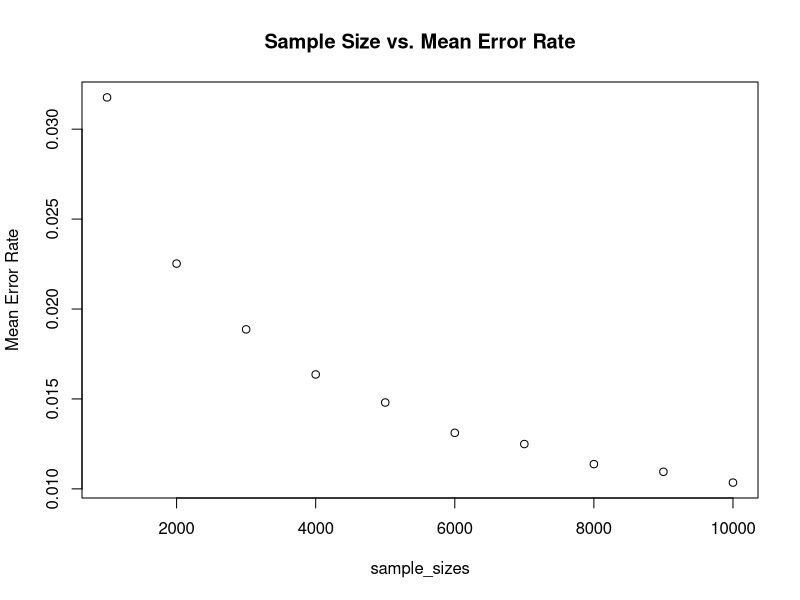
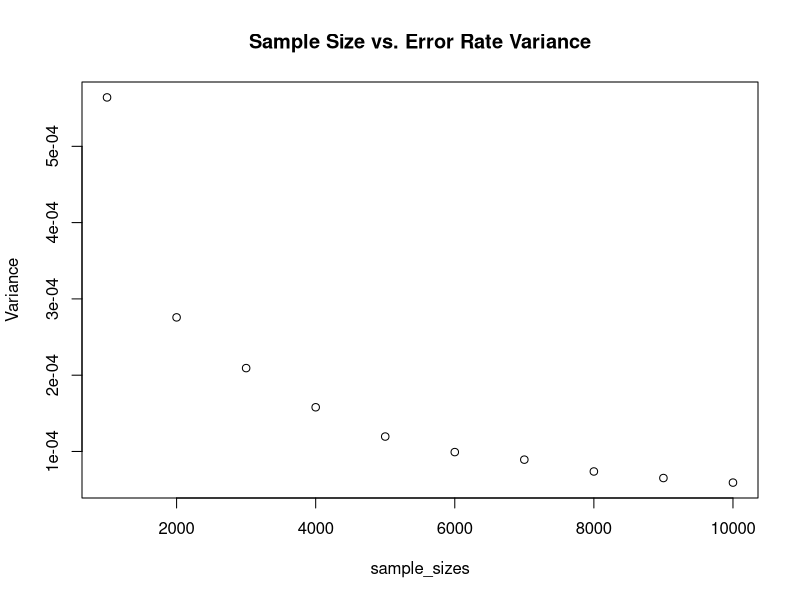
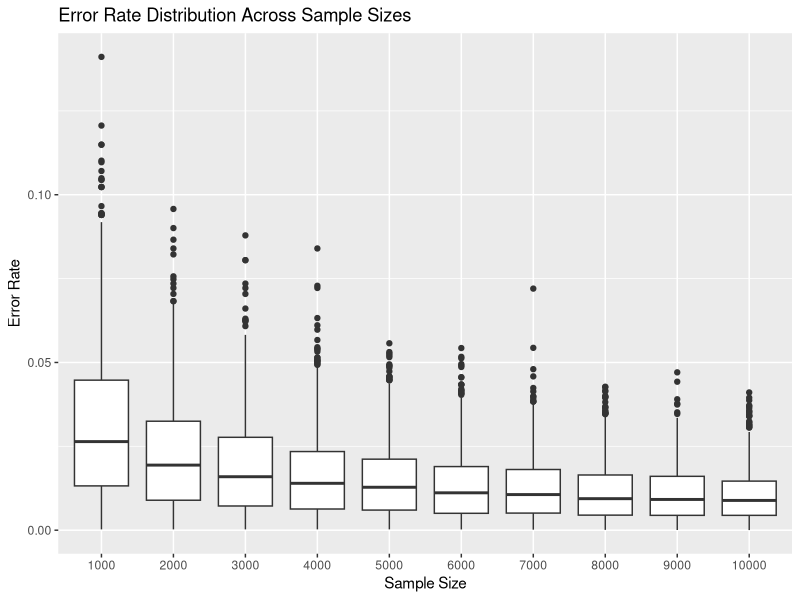
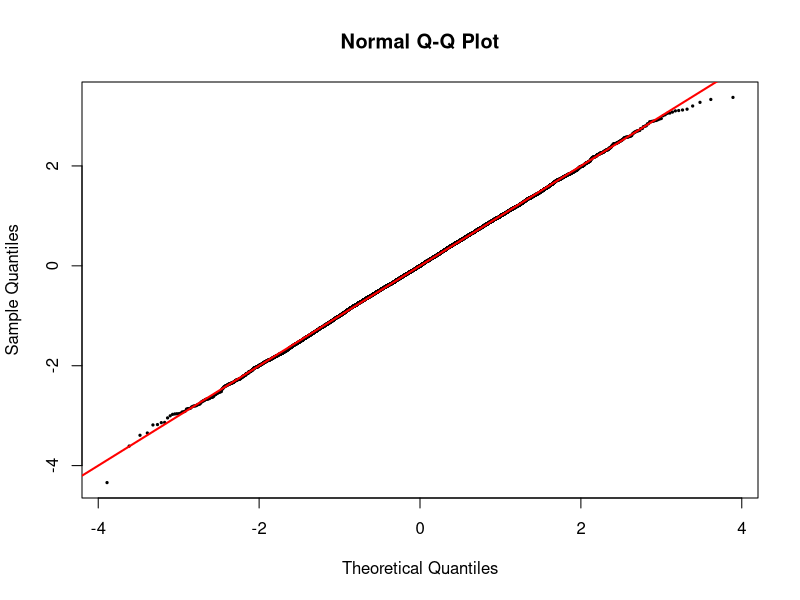
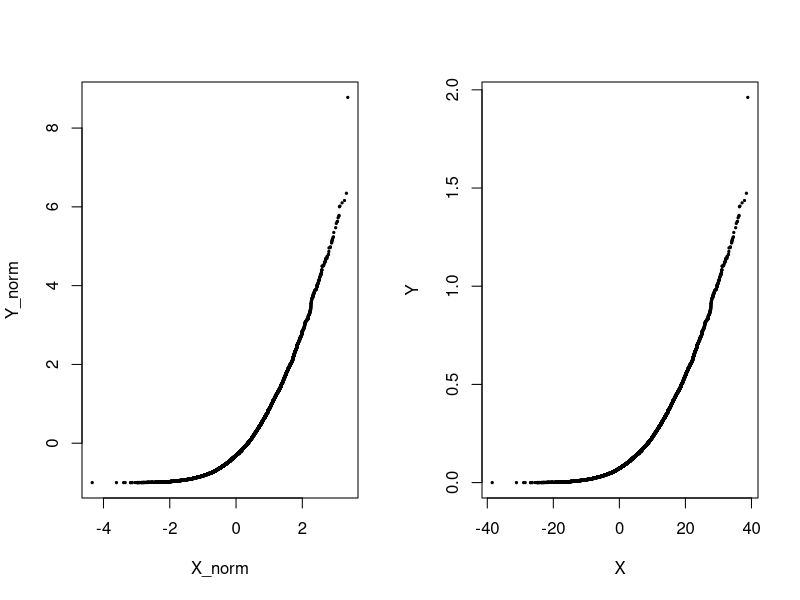

Source code (R) for these figures, in order:
library(tidyverse)
# Shiwen's email: shiweny@bu.edu
# Shiwen's office: CDS 310
# Potential office hour: Thursday morning


# defining a function in R
normalize <- function(x) {
  result = (x - mean(x))/sd(x)
  return(result)
}


# regarding distributions in R, functions are in groups of 4
# format: (d, p, q, r) + distr.
# d gives the density function, i.e. the p.d.f./p.m.f.
# p gives the distribution function, i.e. the c.d.f. P(X < q)
# q gives the inverse of the distribution function, i.e.
#   for a given probability, p, what's the value of q such that P(X < q) = p
# r generates samples of the distribution

# generate some normal random variables
sample_size = 10000
mu = 5
sigma = 10
X <- rnorm(sample_size, mu, sigma) 

# let's use Monte-Carlo to approximate the c.d.f.
q = 2

# first we compute P(X < q) directly
direct_computation_cdf <- pnorm(q, mean = mu, sd = sigma)


# using Monte-Carlo, P(X < q) can be approximated by the proportion of samples less than q
# NOTE: in R, TRUE/FALSE behaves almost identically as 1/0
monte_carlo_cdf <- function(samp, q) {
  sample_size = length(samp)
  result <- sum(samp < q)/sample_size # Samp is a vector, q is a number. The comparison is done element-wise
  return(result)
}


# here we can compute the percentage error of the monte-carlo est.
error_rate <- function(truth, est) {
  abs(truth - est)/truth
}


print(error_rate(direct_computation_cdf, monte_carlo_cdf(X, q)))

# how does the sample size affect the accuracy of Monte-Carlo? obviously, the more the merrier
# We can "verify" the accuracy of Monte-Carlo via Monte-Carlo
sample_sizes <- seq(1000, 10000, 1000)

df <- data.frame(matrix(ncol = length(sample_sizes)))
colnames(df) <- sample_sizes

for (i in 1:1000) {
  collection_est <- c()
  for (n in sample_sizes) {
    X <- rnorm(n, mu, sigma)
    est <- monte_carlo_cdf(X, q)
    collection_est <- c(collection_est, est)
  }
  df[i,] <- collection_est
}


df_err_rate <- error_rate(direct_computation_cdf, df)


# quick visualizations that you should know:

df_err_rate %>% 
  colMeans %>% 
  plot(sample_sizes, ., main = "Sample Size vs. Mean Error Rate", ylab = "Mean Error Rate")

df_err_rate %>% 
  var %>% 
  diag %>% 
  plot(sample_sizes, ., main = "Sample Size vs. Error Rate Variance", ylab = "Variance")

# visualizations that you don't need to how to produce, but 
# you should know how to interpret
df_err_rate_long <- df_err_rate %>%
  as_tibble() %>%
  mutate(simulation = row_number()) %>%
  pivot_longer(cols = -simulation, names_to = "sample_size", values_to = "error_rate")

df_err_rate_long %>% 
  ggplot(aes(x = factor(sample_size, levels = sort(unique(as.numeric(sample_size)))), y = error_rate)) +
  geom_boxplot() +
  labs(title = "Error Rate Distribution Across Sample Sizes", x = "Sample Size", y = "Error Rate")



par(mfrow = c(1, 1), pch = 19)
# qqnorm plots the sample distribution X against a standard normal distribution by default
qqnorm(normalize(X), cex = 0.3)

# abline(a, b) adds a line to the plot
# the line is specified by y = a + bx
# lwd: line width, lty: line type, are common parameters for lines in R
abline(0, 1, lwd = 2, lty = 1, col = "red")






Y = rexp(10000, 5)

X_norm <- normalize(X)
Y_norm <- normalize(Y)

par(mfrow = c(1, 2), pch = 19)
qqplot(X_norm, Y_norm, cex = 0.3)
qqplot(X, Y, cex = 0.3)
